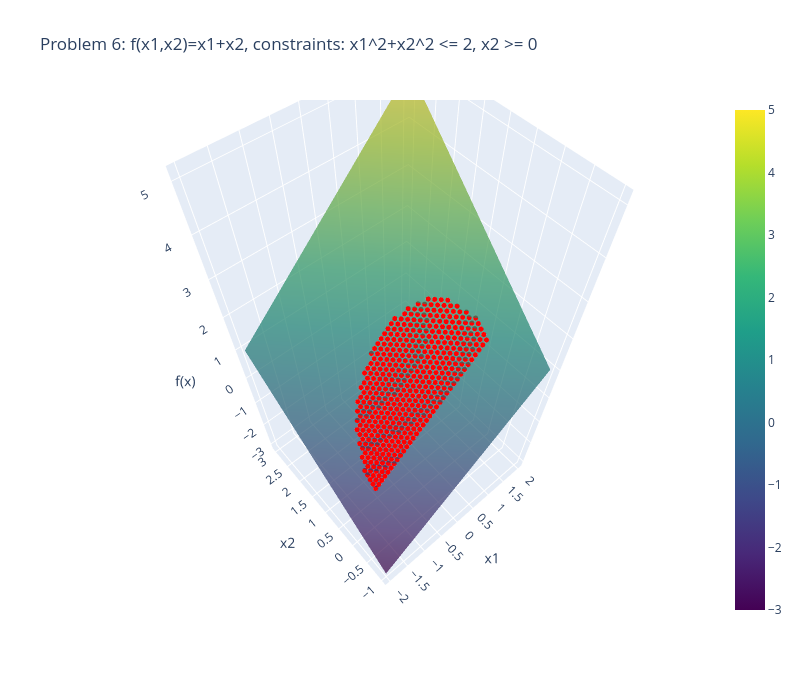

The notebook cell this image was saved under:
### Markdown cell above
## Problem 6

**Objective**  
$f(x_1, x_2) \;=\; x_1 + x_2$

**Constraints**  
1. $(2 - x_1^2 - x_2^2 \;\ge\; 0) ⟹ (x_1^2 + x_2^2 \;\le\; 2)$  
2. $(x_2 \;\ge\; 0)$

We visualize $(z = x_1 + x_2)$ over a region containing the disk $(x_1^2 + x_2^2 \le 2)$
(but only the upper half, since $(x_2 \ge 0)$).

### Code cell
# --- Problem 6 ---
N = 50
x1_vals = np.linspace(-2, 2, N)
x2_vals = np.linspace(-1, 3, N)
x1_grid, x2_grid = np.meshgrid(x1_vals, x2_vals)

f6 = x1_grid + x2_grid

C1 = (x1_grid**2 + x2_grid**2) <= 2
C2 = (x2_grid >= 0)

feasible_mask_6 = C1 & C2

plot_3d_surface_and_feasible(
    x1_grid, x2_grid, f6, feasible_mask_6,
    title="Problem 6: f(x1,x2)=x1+x2, constraints: x1^2+x2^2 <= 2, x2 >= 0",
    x1_name="x1", x2_name="x2", z_name="f(x)"
)

### Figure 1 — Plotly figure (JSON) as saved in the notebook; plotly's stock layout.template omitted (floating-point values rounded to 4 significant figures; data arrays with more than 128 entries replaced by an {"elided": "..."} marker saying what was removed)
{"data": [{"colorscale": [[0, "#440154"], [0.1111, "#482878"], [0.2222, "#3e4989"], [0.3333, "#31688e"], [0.4444, "#26828e"], [0.5556, "#1f9e89"], [0.6667, "#35b779"], [0.7778, "#6ece58"], [0.8889, "#b5de2b"], [1, "#fde725"]], "name": "f(x)", "opacity": 0.7, "showscale": true, "type": "surface", "x": {"elided": "50x50 float values"}, "y": {"elided": "50x50 float values"}, "z": {"elided": "50x50 float values"}}, {"marker": {"color": "red", "size": 3}, "mode": "markers", "name": "Feasible Points", "type": "scatter3d", "x": {"elided": "462 float values"}, "y": {"elided": "462 float values"}, "z": {"elided": "462 float values"}}], "layout": {"height": 700, "scene": {"aspectmode": "auto", "aspectratio": {"x": 0.7937, "y": 0.7937, "z": 1.587}, "camera": {"center": {"x": 0, "y": 0, "z": 0}, "eye": {"x": -0.7756, "y": -0.902, "z": 1.809}, "projection": {"type": "perspective"}, "up": {"x": 0, "y": 0, "z": 1}}, "xaxis": {"title": {"text": "x1"}, "type": "linear"}, "yaxis": {"title": {"text": "x2"}, "type": "linear"}, "zaxis": {"title": {"text": "f(x)"}, "type": "linear"}}, "title": {"text": "Problem 6: f(x1,x2)=x1+x2, constraints: x1^2+x2^2 <= 2, x2 >= 0"}, "width": 800}}
